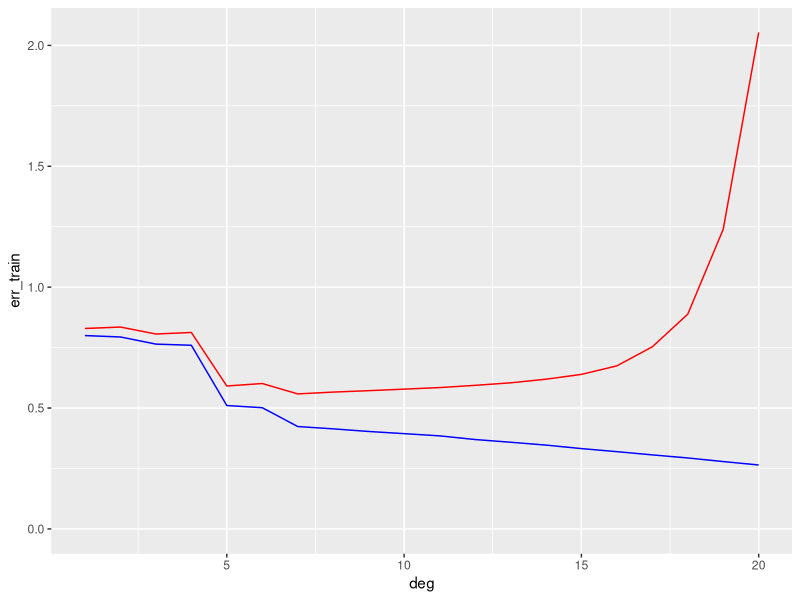

Generate this figure with R:

library(ggplot2)
library(dplyr)
set.seed(123)

n <- 30
sigma <- 0.5    # try 0.5, 0.1, 1.5  (noise/signal ratio)
# sigma vs best deg:  0.1-9  0.5-7 1.5-5

M <- 100
d_err <- data.frame()
for (m in 1:M) {

x <- seq(from = 0, to = 4*pi, length = n)     # x
y <- sin(x) + rnorm(n, sd = sigma)            # y = f(x) + eps

for (deg in 1:20) {
  
dpoly_xy <- data.frame(poly(x,deg), y)        # expand x poly
md <- lm(y ~ ., dpoly_xy)                     # f^ 

err_train <- sqrt(mean((y - predict(md, dpoly_xy))^2))    

# test set:
n_test <- 1000
x_test <- runif(n_test, min = 0, max = 4*pi)
y_test <- sin(x_test) + rnorm(n_test, sd = sigma)
dpoly_xtest <- data.frame(predict(poly(x,deg),x_test))    # expand x_test poly 

err_test <- sqrt(mean((y_test - predict(md, dpoly_xtest))^2))

d_err <- rbind(d_err, data.frame(deg, err_train, err_test))
}
}

d_err <- d_err %>% group_by(deg) %>% 
  summarize(err_train = mean(err_train), err_test = mean(err_test)) 

ggplot(d_err) + geom_line(aes(x = deg, y = err_train), color = "blue") +
  geom_line(aes(x = deg, y = err_test, ymin = 0), color = "red") 

d_err[d_err$err_test==min(d_err$err_test),]$deg   # best `deg`



